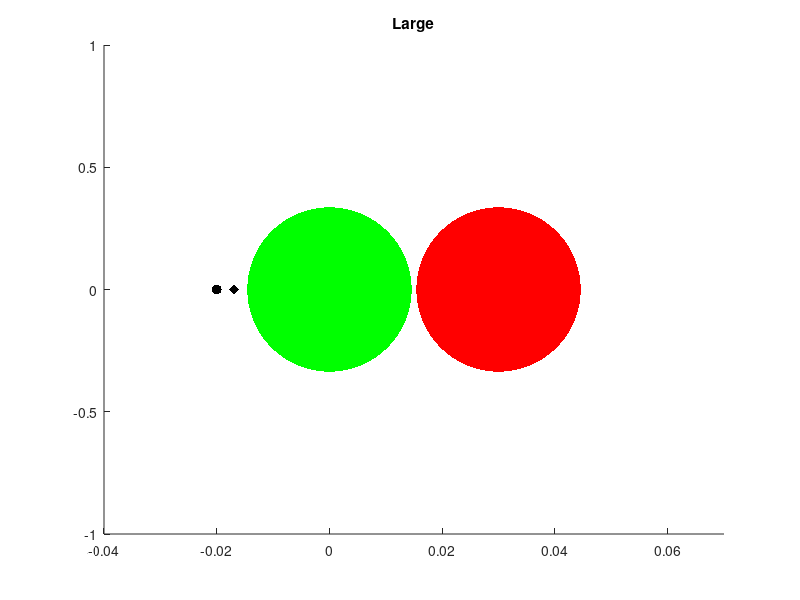
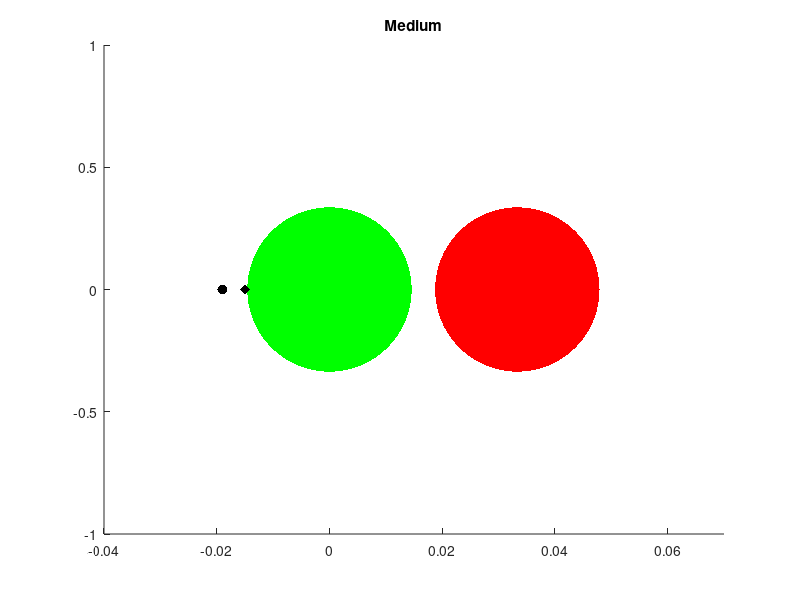
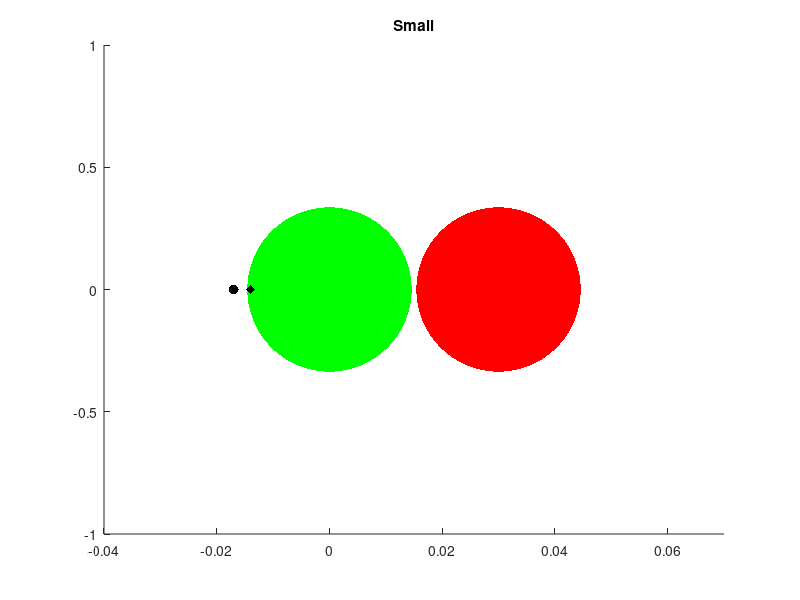
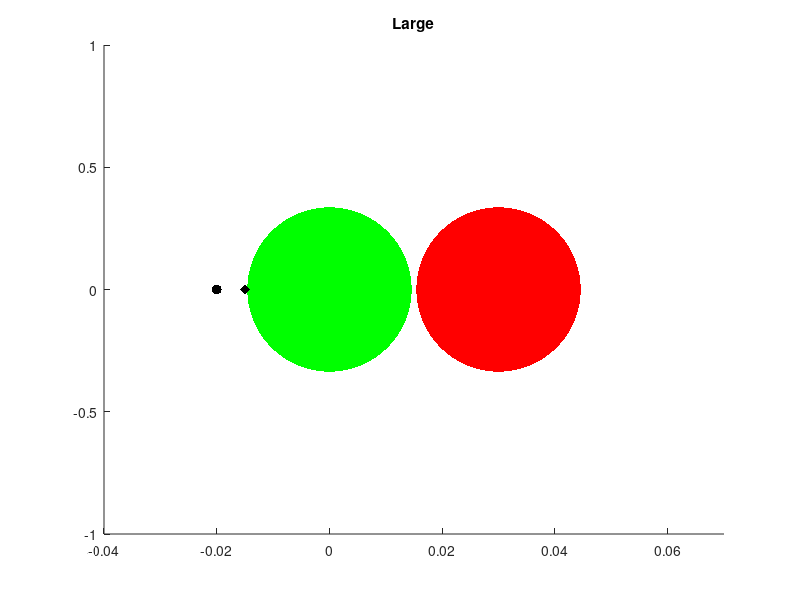

Recreate these plots in MATLAB, in order.
%% Fix large
Xtest = 0;
Ytest = 0;
Xtest1 = .03;


figure (10);
scatter(Xtest, Ytest, 14000, 'g', 'filled'); hold on;
scatter(Xtest1, Ytest, 14000, 'r', 'filled');
scatter(-.02, 0, 50, 'k', 'filled');
scatter(-.017, 0, 50, 'k', 'd', 'filled');
title("Large");
xlim([-.04 .07]);

%% Fix medium
Xtest = 0;
Ytest = 0;
Xtest2 = .033334;


figure (11);
scatter(Xtest, Ytest, 14000, 'g', 'filled'); hold on;
scatter(Xtest2, Ytest, 14000, 'r', 'filled');
scatter(-.019, 0, 50, 'k', 'filled');
scatter(-.015, 0, 50, 'k', 'd', 'filled');
title("Medium");
xlim([-.04 .07]);

%% Fix small
Xtest = 0;
Ytest = 0;
Xtest1 = .03;


figure (12);
scatter(Xtest, Ytest, 14000, 'g', 'filled'); hold on;
scatter(Xtest1, Ytest, 14000, 'r', 'filled');
scatter(-.017, 0, 50, 'k', 'filled');
scatter(-.014, 0, 50, 'k', 'd', 'filled');
title("Small");
xlim([-.04 .07]);

%% FV large
Xtest = 0;
Ytest = 0;
Xtest1 = .03;


figure (13);
scatter(Xtest, Ytest, 14000, 'g', 'filled'); hold on;
scatter(Xtest1, Ytest, 14000, 'r', 'filled');
scatter(-.02, 0, 50, 'k', 'filled');
scatter(-.015, 0, 50, 'k', 'd', 'filled');
title("Large");
xlim([-.04 .07]);

%% FV medium
Xtest = 0;
Ytest = 0;
Xtest2 = .033334;


figure (14);
scatter(Xtest, Ytest, 14000, 'g', 'filled'); hold on;
scatter(Xtest2, Ytest, 14000, 'r', 'filled');
scatter(-.019, 0, 50, 'k', 'filled');
scatter(-.0165, 0, 50, 'k', 'd', 'filled');
title("Medium");
xlim([-.04 .07]);

%% FV small
Xtest = 0;
Ytest = 0;
Xtest1 = .03;


figure (15);
scatter(Xtest, Ytest, 14000, 'g', 'filled'); hold on;
scatter(Xtest1, Ytest, 14000, 'r', 'filled');
scatter(-.017, 0, 50, 'k', 'filled');
scatter(-.016, 0, 50, 'k', 'd', 'filled');
title("Small");
xlim([-.04 .07]);